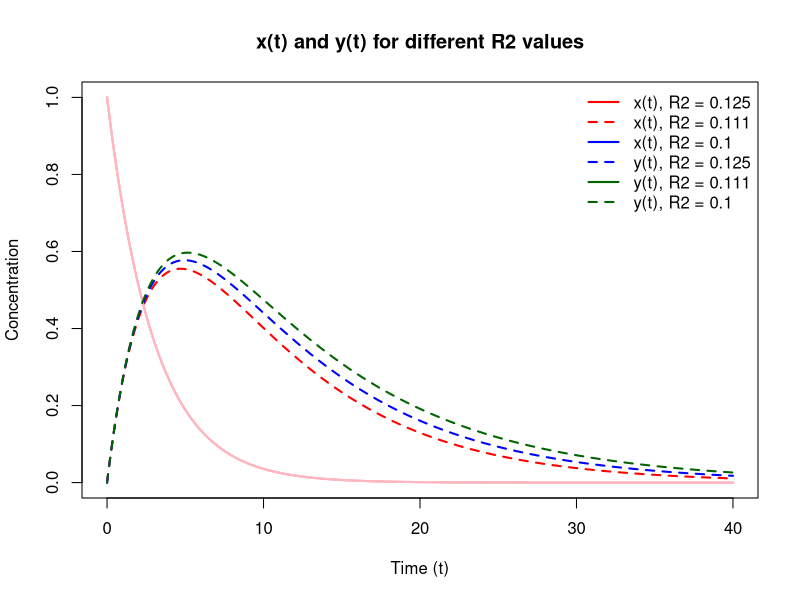

This chart was generated by the following R code:
## ---- chunk 1
rm(list = ls())
library(deSolve)

X0 <- 1    
Y0 <- 0


R1 <- 1 / 3
R2_values <- c(1/8, 1/9, 1/10) 

T_LAST <- 40
T_INTR <- 0.01
tps <- seq(0, T_LAST, by = T_INTR)

Drug1 <- function(t, state, parms) {
  dx <- -parms["r1"] * state["x"]
  dy <- parms["r1"] * state["x"] - parms["r2"] * state["y"]
  return(list(c(dx, dy)))
}

init_state <- c(x = X0, y = Y0)

colors <- c("red", "blue", "darkgreen")

plot(0, 0, type = "n", xlim = c(0, T_LAST), ylim = c(0, 1),
     xlab = "Time (t)", ylab = "Concentration",
     main = "x(t) and y(t) for different R2 values")

for (i in seq_along(R2_values)) {
  parms <- c(r1 = R1, r2 = R2_values[i])
  out <- as.data.frame(ode(y = init_state, times = tps, func = Drug1, parms = parms))
  
  #  x(t)
  lines(out$time, out$x, col = "lightpink", lwd = 2, lty = 1)
  #  y(t)
  lines(out$time, out$y, col = colors[i], lwd = 2, lty = 2)
}

legend("topright",
       legend = c(paste0("x(t), R2 = ", round(R2_values, 3)),
                  paste0("y(t), R2 = ", round(R2_values, 3))),
       col = rep(colors, each = 2),
       lty = rep(c(1, 2), times = length(R2_values)),
       lwd = 2, bty = "n")
